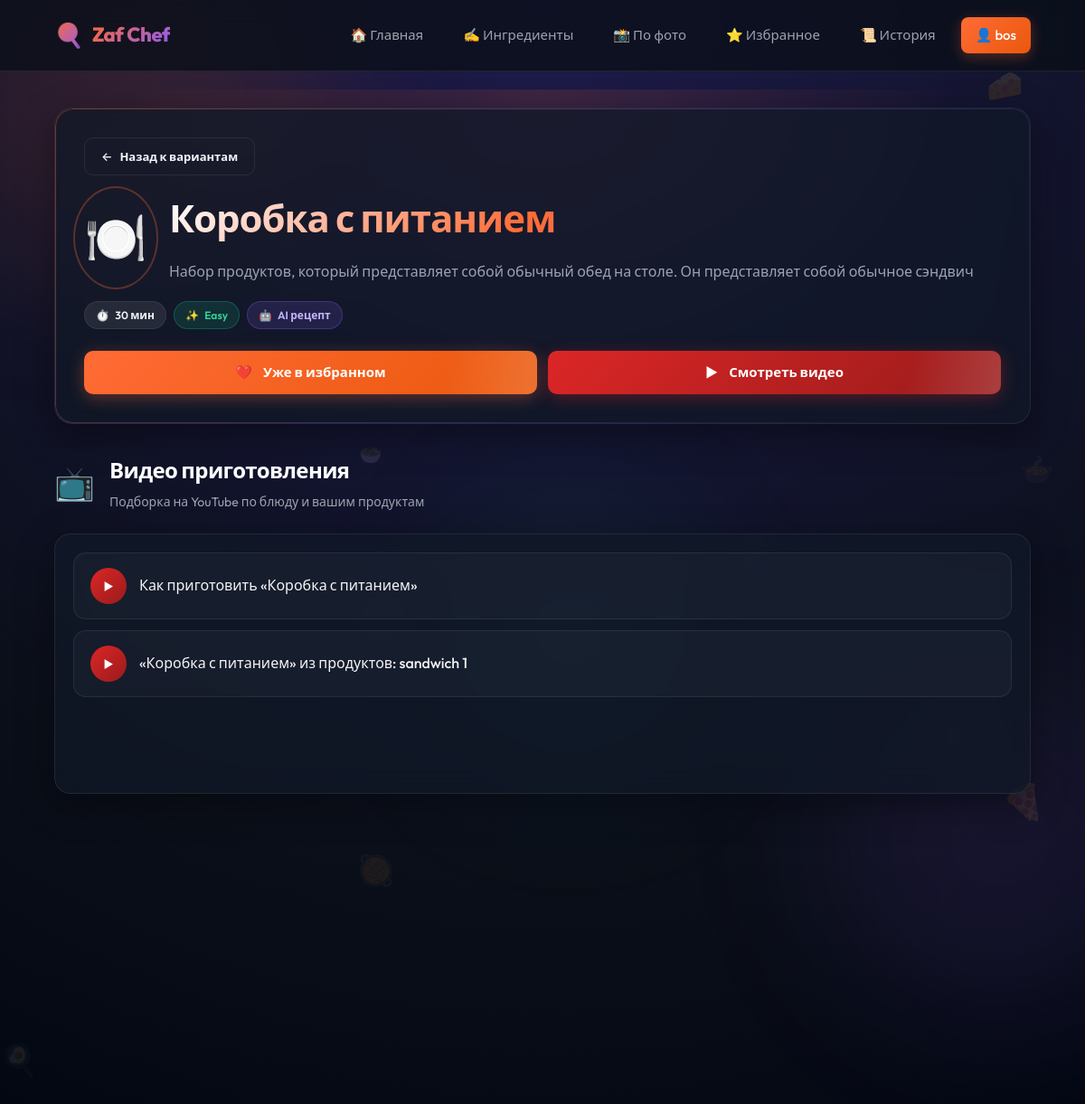
Screenshot of /dish/15/ (signed in) with the database file from the repository.
### register/models.py (models this page shows, shortened)
class User(AbstractUser):
    bio  = models.TextField(null=True, blank=True)
    email = models.EmailField(unique=True)
    photo = models.ImageField(upload_to='users/', null=True, blank=True)

### chef/models.py (models this page shows, shortened)
class AIDishSuggestion(models.Model):
    ai_request = models.ForeignKey(
        AIRecipeRequest,
        on_delete=models.CASCADE,
        related_name='dishes',
        null=True,
        blank=True,
    )
    user = models.ForeignKey(settings.AUTH_USER_MODEL, on_delete=models.CASCADE)
    title = models.CharField(max_length=200)
    summary = models.TextField()
    instructions = models.TextField()
    ingredients_text = models.TextField(blank=True)
    cooking_time = models.PositiveIntegerField(default=30)
    difficulty = models.CharField(
        max_length=10,
        choices=Recipe.DIFFICULTY_CHOICES,
        default='easy',
    )
    saved_recipe = models.ForeignKey(
        Recipe,
        on_delete=models.SET_NULL,
        null=True,
        blank=True,
        related_name='ai_suggestions',
    )
    created_at = models.DateTimeField(auto_now_add=True)
    @property
    def is_favorited(self):
        return self.saved_recipe_id is not None
    def get_video_links(self):
        from .utils import build_cooking_video_links
        return build_cooking_video_links(self.title, self.ingredients_text)

### chef/views.py (the view)
# urls.py: path('dish/<int:dish_id>/', views.ai_dish_detail, name='ai_dish_detail'),
@login_required
def ai_dish_detail(request, dish_id):
    dish = get_object_or_404(
        AIDishSuggestion.objects.select_related('ai_request', 'saved_recipe'),
        id=dish_id,
        user=request.user,
    )
    ingredients = [i.strip() for i in dish.ingredients_text.split(",") if i.strip()]
    if not ingredients and dish.ingredients_text:
        ingredients = [dish.ingredients_text]
    video_links = dish.get_video_links()
    return render(request, 'ai_dish_detail.html', {
        'dish': dish,
        'ingredients': ingredients,
        'ingredients_json': ingredients,
        'video_links': video_links,
        'dish_detail_json': {
            'title': dish.title,
            'summary': dish.summary,
            'instructions': dish.instructions,
            'cooking_time': dish.cooking_time,
            'difficulty': dish.get_difficulty_display(),
        },
    })

### templates/ai_dish_detail.html (shortened to what this page needs)
{% extends "base.html" %}
{% block content %}
<section class="dish-hero reveal">
    <div class="dish-hero-glow"></div>
    <div class="dish-hero-inner glass-panel">
        <a href="javascript:history.back()" class="btn btn-outline back-btn">
            <span class="arrow-slide">←</span> Назад к вариантам
        </a>
        <div class="dish-hero-top">
            <div class="dish-hero-icon-wrap">
                <span class="dish-hero-icon icon-bounce">🍽️</span>
                <span class="dish-hero-ring"></span>
            </div>
            <div class="dish-hero-text">
                <h1 class="gradient-title">{{ dish.title }}</h1>
                <p class="dish-hero-summary">{{ dish.summary }}</p>
            </div>
        </div>
        <div class="recipe-badges hero-badges">
            <span class="badge badge-animated"><span class="badge-icon spin-slow">⏱️</span> {{ dish.cooking_time }} мин</span>
            <span class="badge badge-success badge-animated"><span class="badge-icon">✨</span> {{ dish.get_difficulty_display }}</span>
            <span class="badge badge-purple badge-animated"><span class="badge-icon pulse-soft">🤖</span> AI рецепт</span>
        </div>
        <div class="dish-detail-actions">
            {% if dish.is_favorited %}
                <a href="{% url 'favorites' %}" class="btn btn-primary btn-glow">
                    <span class="btn-icon heartbeat">❤️</span> Уже в избранном
                </a>
            {% else %}
                <a href="{% url 'add_ai_favorite' dish.id %}" class="btn btn-primary btn-glow">
                    <span class="btn-icon heartbeat">❤️</span> Добавить в избранное
                </a>
            {% endif %}
            {% if video_links %}
                <a id="main-video-btn" href="{{ video_links.0.url }}" target="_blank" rel="noopener noreferrer" class="btn btn-video btn-glow">
                    <span class="btn-icon pulse-play">▶</span> Смотреть видео
                </a>
            {% endif %}
        </div>
    </div>
</section>
{% if video_links %}
<section class="video-section reveal">
    <div class="section-header">
        <span class="section-icon icon-bounce">📺</span>
        <div>
            <h2>Видео приготовления</h2>
            <p>Подборка на YouTube по блюду и вашим продуктам</p>
        </div>
    </div>
    <div id="video-links-list" class="video-links-list glass-panel"></div>
</section>
{% endif %}
<div class="recipe-detail-grid">
</div>
{% endblock %}

### templates/base.html (shortened to what this page needs)
{% load static %}
<!DOCTYPE html>
<html lang="ru">
<head>
    <link rel="stylesheet" href="{% static 'style.css' %}">
</head>
<body>
<div class="bg-orbs" aria-hidden="true">
    <div class="orb orb-1"></div>
    <div class="orb orb-2"></div>
    <div class="orb orb-3"></div>
</div>
<div id="floating-icons" class="floating-icons" aria-hidden="true"></div>
<div class="navbar">
    <a href="/" class="logo">
        <span class="logo-icon icon-bounce">🍳</span>
        <span>Zaf Chef</span>
    </a>
    <div class="menu">
        <a href="/" id="nav-home"><span class="nav-emoji">🏠</span> Главная</a>
        {% if user.is_authenticated %}
            <a href="{% url 'recipe_search' %}" id="nav-search"><span class="nav-emoji">✍️</span> Ингредиенты</a>
            <a href="{% url 'image_search' %}" id="nav-image"><span class="nav-emoji">📸</span> По фото</a>
            <a href="{% url 'favorites' %}" id="nav-favorites"><span class="nav-emoji">⭐</span> Избранное</a>
            <a href="{% url 'history' %}" id="nav-history"><span class="nav-emoji">📜</span> История</a>
            <a href="{% url 'profile' %}" id="nav-profile" class="btn-nav-accent"><span class="nav-emoji">👤</span> {{ user.username }}</a>
        {% else %}
            <a href="{% url 'login' %}" id="nav-login" class="btn-nav-accent"><span class="nav-emoji">🔑</span> Войти</a>
        {% endif %}
    </div>
</div>
<div class="container">
    {% block content %}
    {% endblock %}
</div>
</body>
</html>

### rows the page displays
User: username "bos"
AIDishSuggestion: title "Коробка с питанием", summary "Набор продуктов, который представляет собой обычный обед на столе. Он представляет собой обычное сэндвич", cooking_time "30", difficulty "Easy"
